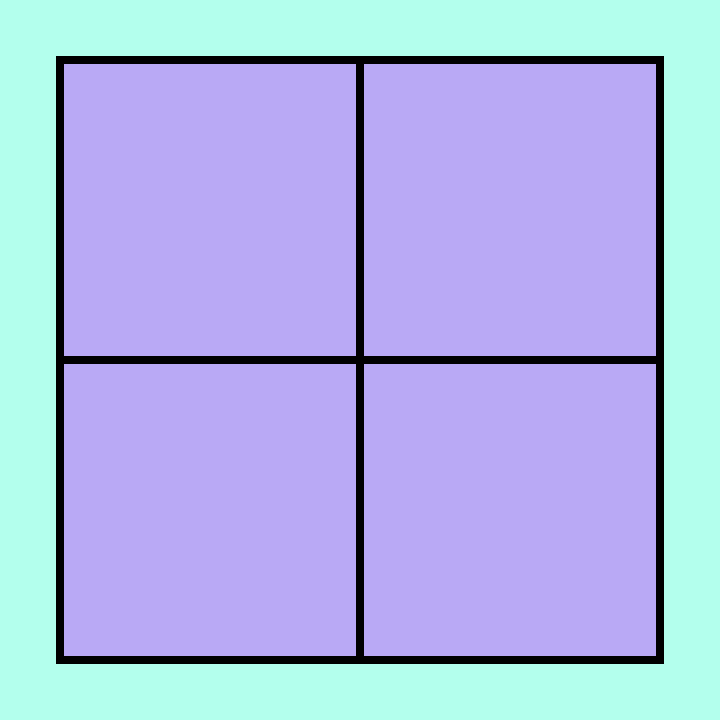
Frame 1 (no input)
Frame 60 (no input): identical to frame 1, image omitted
Frame 120 (the mouse pressed at the canvas centre since frame 60): identical to frame 1, image omitted

The p5.js sketch that drew this single still picture (run headless with seeded random() and noise() and a simulated clock; from frame 60 on, the mouse is pressed at the canvas centre):

// p5.js sketch
// ── sketch.js
function setup() {//run once
createCanvas(720,720);//creates a canvas 720x720 pixels
background(179, 255, 237);
}

function draw() {//runs in a loop
fill(185, 169, 245);//fills shape with rgb color
strokeWeight(8);//assigns stroke weight
translate(60,60);//creates a new origin point 60,60

for (var y = 0; y < 600; y = y+300){

  for (var x = 0; x < 600; x = x+300){
    quad (x,y,
          x+300,y,
          x+300,300+y,
          x,300+y);

  }

}



}
